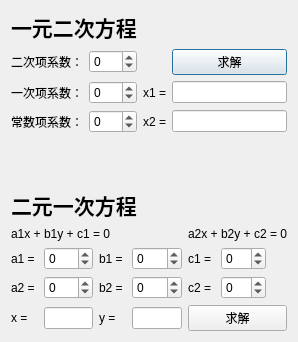
<?xml version="1.0" encoding="UTF-8"?>
<ui version="4.0">
 <class>EquCal</class>
 <widget class="QDialog" name="EquCal">
  <property name="geometry">
   <rect>
    <x>0</x>
    <y>0</y>
    <width>298</width>
    <height>314</height>
   </rect>
  </property>
  <property name="windowTitle">
   <string>解方程</string>
  </property>
  <property name="windowIcon">
   <iconset resource="painter/cal.qrc">
    <normaloff>:/images/cal.png</normaloff>:/images/cal.png</iconset>
  </property>
  <layout class="QVBoxLayout" name="verticalLayout_2">
   <item>
    <layout class="QVBoxLayout" name="verticalLayout">
     <item>
      <layout class="QGridLayout" name="gridLayout">
       <item row="0" column="0" colspan="2">
        <widget class="QLabel" name="label">
         <property name="text">
          <string>&lt;!DOCTYPE HTML PUBLIC &quot;-//W3C//DTD HTML 4.0//EN&quot; &quot;http://www.w3.org/TR/REC-html40/strict.dtd&quot;&gt;
&lt;html&gt;&lt;head&gt;&lt;meta name=&quot;qrichtext&quot; content=&quot;1&quot; /&gt;&lt;style type=&quot;text/css&quot;&gt;
p, li { white-space: pre-wrap; }
&lt;/style&gt;&lt;/head&gt;&lt;body style=&quot; font-family:'SimSun'; font-size:9pt; font-weight:400; font-style:normal;&quot;&gt;
&lt;p style=&quot; margin-top:0px; margin-bottom:0px; margin-left:0px; margin-right:0px; -qt-block-indent:0; text-indent:0px;&quot;&gt;&lt;span style=&quot; font-size:16pt; font-weight:600;&quot;&gt;一元二次方程&lt;/span&gt;&lt;/p&gt;&lt;/body&gt;&lt;/html&gt;</string>
         </property>
        </widget>
       </item>
       <item row="1" column="0">
        <widget class="QLabel" name="label_a">
         <property name="text">
          <string>二次项系数：</string>
         </property>
        </widget>
       </item>
       <item row="1" column="3">
        <widget class="QPushButton" name="btn_answer1">
         <property name="text">
          <string>求解</string>
         </property>
        </widget>
       </item>
       <item row="2" column="0">
        <widget class="QLabel" name="label_b">
         <property name="text">
          <string>一次项系数：</string>
         </property>
        </widget>
       </item>
       <item row="2" column="2">
        <widget class="QLabel" name="label_x1">
         <property name="text">
          <string>x1 =</string>
         </property>
        </widget>
       </item>
       <item row="2" column="3">
        <widget class="QLineEdit" name="lineEdit_x1"/>
       </item>
       <item row="3" column="0">
        <widget class="QLabel" name="label_c">
         <property name="text">
          <string>常数项系数：</string>
         </property>
        </widget>
       </item>
       <item row="3" column="2">
        <widget class="QLabel" name="label_x2">
         <property name="text">
          <string>x2 =</string>
         </property>
        </widget>
       </item>
       <item row="3" column="3">
        <widget class="QLineEdit" name="lineEdit_x2"/>
       </item>
       <item row="1" column="1">
        <widget class="QSpinBox" name="spinBox_a">
         <property name="minimum">
          <number>-99</number>
         </property>
        </widget>
       </item>
       <item row="2" column="1">
        <widget class="QSpinBox" name="spinBox_b">
         <property name="minimum">
          <number>-99</number>
         </property>
        </widget>
       </item>
       <item row="3" column="1">
        <widget class="QSpinBox" name="spinBox_c">
         <property name="minimum">
          <number>-99</number>
         </property>
        </widget>
       </item>
      </layout>
     </item>
     <item>
      <spacer name="verticalSpacer">
       <property name="orientation">
        <enum>Qt::Vertical</enum>
       </property>
       <property name="sizeType">
        <enum>QSizePolicy::Minimum</enum>
       </property>
       <property name="sizeHint" stdset="0">
        <size>
         <width>20</width>
         <height>50</height>
        </size>
       </property>
      </spacer>
     </item>
     <item>
      <layout class="QGridLayout" name="gridLayout_2">
       <item row="0" column="0" colspan="4">
        <widget class="QLabel" name="label_2">
         <property name="text">
          <string>&lt;!DOCTYPE HTML PUBLIC &quot;-//W3C//DTD HTML 4.0//EN&quot; &quot;http://www.w3.org/TR/REC-html40/strict.dtd&quot;&gt;
&lt;html&gt;&lt;head&gt;&lt;meta name=&quot;qrichtext&quot; content=&quot;1&quot; /&gt;&lt;style type=&quot;text/css&quot;&gt;
p, li { white-space: pre-wrap; }
&lt;/style&gt;&lt;/head&gt;&lt;body style=&quot; font-family:'SimSun'; font-size:9pt; font-weight:400; font-style:normal;&quot;&gt;
&lt;p style=&quot; margin-top:0px; margin-bottom:0px; margin-left:0px; margin-right:0px; -qt-block-indent:0; text-indent:0px;&quot;&gt;&lt;span style=&quot; font-size:16pt; font-weight:600;&quot;&gt;二元一次方程&lt;/span&gt;&lt;/p&gt;&lt;/body&gt;&lt;/html&gt;</string>
         </property>
        </widget>
       </item>
       <item row="1" column="0" colspan="3">
        <widget class="QLabel" name="label_expr1">
         <property name="text">
          <string>a1x + b1y + c1 = 0</string>
         </property>
        </widget>
       </item>
       <item row="1" column="4" colspan="3">
        <widget class="QLabel" name="label_expr2">
         <property name="text">
          <string>a2x + b2y + c2 = 0</string>
         </property>
        </widget>
       </item>
       <item row="2" column="0">
        <widget class="QLabel" name="label_a1">
         <property name="text">
          <string>a1 =</string>
         </property>
        </widget>
       </item>
       <item row="2" column="1">
        <widget class="QSpinBox" name="spinBox_a1">
         <property name="minimum">
          <number>-99</number>
         </property>
        </widget>
       </item>
       <item row="2" column="2">
        <widget class="QLabel" name="label_b1">
         <property name="text">
          <string>b1 = </string>
         </property>
        </widget>
       </item>
       <item row="2" column="3">
        <widget class="QSpinBox" name="spinBox_b1">
         <property name="minimum">
          <number>-99</number>
         </property>
        </widget>
       </item>
       <item row="2" column="4">
        <widget class="QLabel" name="label_c1">
         <property name="text">
          <string>c1 = </string>
         </property>
        </widget>
       </item>
       <item row="2" column="5">
        <widget class="QSpinBox" name="spinBox_c1">
         <property name="minimum">
          <number>-99</number>
         </property>
        </widget>
       </item>
       <item row="3" column="0">
        <widget class="QLabel" name="label_a2">
         <property name="text">
          <string>a2 = </string>
         </property>
        </widget>
       </item>
       <item row="3" column="1">
        <widget class="QSpinBox" name="spinBox_a2">
         <property name="minimum">
          <number>-99</number>
         </property>
        </widget>
       </item>
       <item row="3" column="2">
        <widget class="QLabel" name="label_b2">
         <property name="text">
          <string>b2 = </string>
         </property>
        </widget>
       </item>
       <item row="3" column="3">
        <widget class="QSpinBox" name="spinBox_b2">
         <property name="minimum">
          <number>-99</number>
         </property>
        </widget>
       </item>
       <item row="3" column="4">
        <widget class="QLabel" name="label_c2">
         <property name="text">
          <string>c2 = </string>
         </property>
        </widget>
       </item>
       <item row="3" column="5">
        <widget class="QSpinBox" name="spinBox_c2">
         <property name="minimum">
          <number>-99</number>
         </property>
        </widget>
       </item>
       <item row="4" column="0">
        <widget class="QLabel" name="label_x">
         <property name="text">
          <string>x = </string>
         </property>
        </widget>
       </item>
       <item row="4" column="1">
        <widget class="QLineEdit" name="lineEdit_x"/>
       </item>
       <item row="4" column="2">
        <widget class="QLabel" name="label_y">
         <property name="text">
          <string>y = </string>
         </property>
        </widget>
       </item>
       <item row="4" column="3">
        <widget class="QLineEdit" name="lineEdit_y"/>
       </item>
       <item row="4" column="4" colspan="3">
        <widget class="QPushButton" name="btn_answer2">
         <property name="text">
          <string>求解</string>
         </property>
        </widget>
       </item>
      </layout>
     </item>
    </layout>
   </item>
  </layout>
 </widget>
 <resources>
  <include location="painter/cal.qrc"/>
 </resources>
 <connections/>
</ui>
